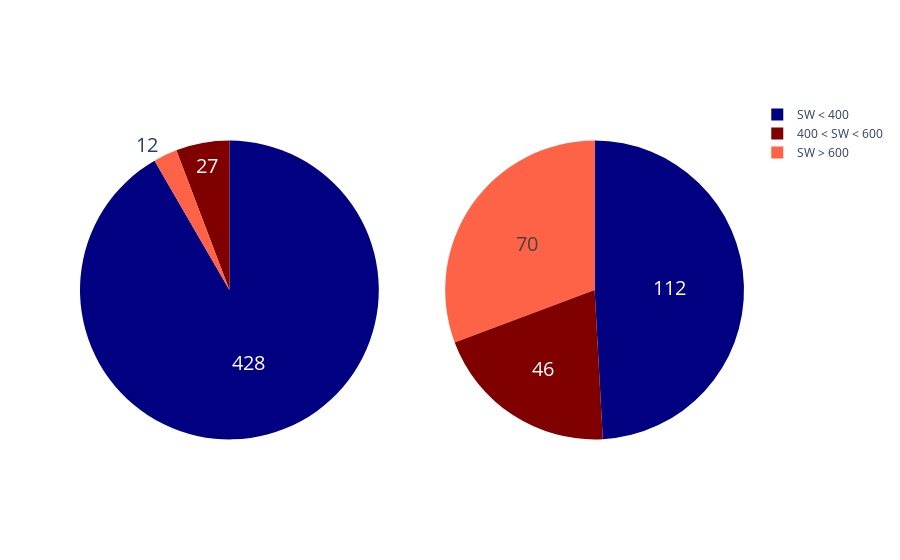

Notebook code cell kept with this figure:
### Code cell
# Create subplots: use 'domain' type for Pie subplot, cannot add with other subplots
fig = make_subplots(rows=1, cols=2, specs=[[{'type':'domain'}, {'type':'domain'}]])


fig.add_trace(go.Pie(labels=label, values=values_stay, name="Stay Pie"),1, 1)
fig.add_trace(go.Pie(labels=label, values=values_unload, name="Unload Pie"),1, 2)

# Use `hole` to create a donut-like pie chart
fig.update_traces(textinfo='value', textfont_size=20, marker=dict(colors=colors), row=1, col=1)
fig.update_traces(textinfo='value', textfont_size=20, marker=dict(colors=colors), row=1, col=2)


fig.show()

### Figure 1 — Plotly figure (JSON) as saved in the notebook; plotly's stock layout.template omitted (floating-point values rounded to 4 significant figures)
{"data": [{"domain": {"x": [0, 0.45], "y": [0, 1]}, "labels": ["SW > 600", "400 < SW < 600", "SW < 400"], "marker": {"colors": ["tomato", "maroon", "navy"]}, "name": "Stay Pie", "textfont": {"size": 20}, "textinfo": "value", "type": "pie", "values": [12, 27, 428]}, {"domain": {"x": [0.55, 1], "y": [0, 1]}, "labels": ["SW > 600", "400 < SW < 600", "SW < 400"], "marker": {"colors": ["tomato", "maroon", "navy"]}, "name": "Unload Pie", "textfont": {"size": 20}, "textinfo": "value", "type": "pie", "values": [70, 46, 112]}], "layout": {"autosize": true}}
